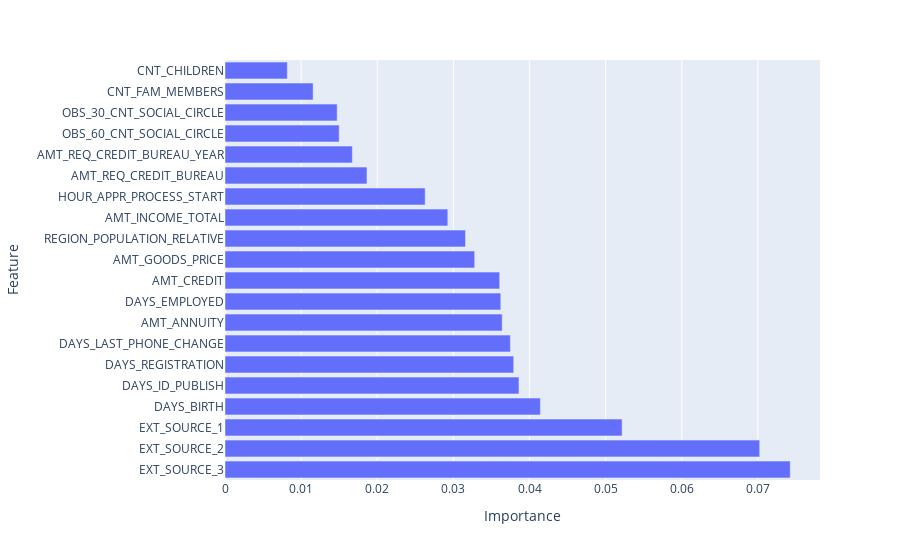

Source (notebook cell):
### Markdown cell above
### Feature Importance

### Code cell
imp_df = pd.DataFrame({'Feature':X_train.columns,'Importance':rfc.feature_importances_})
imp_df.sort_values(by='Importance', ascending=False, inplace=True)
px.bar(x='Importance', y='Feature', data_frame=imp_df.head(20), orientation='h')

### Figure 1 — Plotly figure (JSON) as saved in the notebook; plotly's stock layout.template omitted (floating-point values rounded to 4 significant figures)
{"data": [{"alignmentgroup": "True", "hovertemplate": "Importance=%{x}<br>Feature=%{y}<extra></extra>", "legendgroup": "", "marker": {"color": "#636efa", "pattern": {"shape": ""}}, "name": "", "offsetgroup": "", "orientation": "h", "showlegend": false, "textposition": "auto", "type": "bar", "x": [0.07425, 0.07024, 0.05216, 0.04143, 0.03861, 0.03792, 0.03749, 0.03641, 0.03622, 0.03608, 0.03279, 0.03159, 0.02927, 0.02629, 0.01865, 0.01673, 0.015, 0.01474, 0.01157, 0.008189], "xaxis": "x", "y": ["EXT_SOURCE_3", "EXT_SOURCE_2", "EXT_SOURCE_1", "DAYS_BIRTH", "DAYS_ID_PUBLISH", "DAYS_REGISTRATION", "DAYS_LAST_PHONE_CHANGE", "AMT_ANNUITY", "DAYS_EMPLOYED", "AMT_CREDIT", "AMT_GOODS_PRICE", "REGION_POPULATION_RELATIVE", "AMT_INCOME_TOTAL", "HOUR_APPR_PROCESS_START", "AMT_REQ_CREDIT_BUREAU", "AMT_REQ_CREDIT_BUREAU_YEAR", "OBS_60_CNT_SOCIAL_CIRCLE", "OBS_30_CNT_SOCIAL_CIRCLE", "CNT_FAM_MEMBERS", "CNT_CHILDREN"], "yaxis": "y"}], "layout": {"barmode": "relative", "legend": {"tracegroupgap": 0}, "margin": {"t": 60}, "xaxis": {"anchor": "y", "domain": [0, 1], "title": {"text": "Importance"}}, "yaxis": {"anchor": "x", "domain": [0, 1], "title": {"text": "Feature"}}}}
